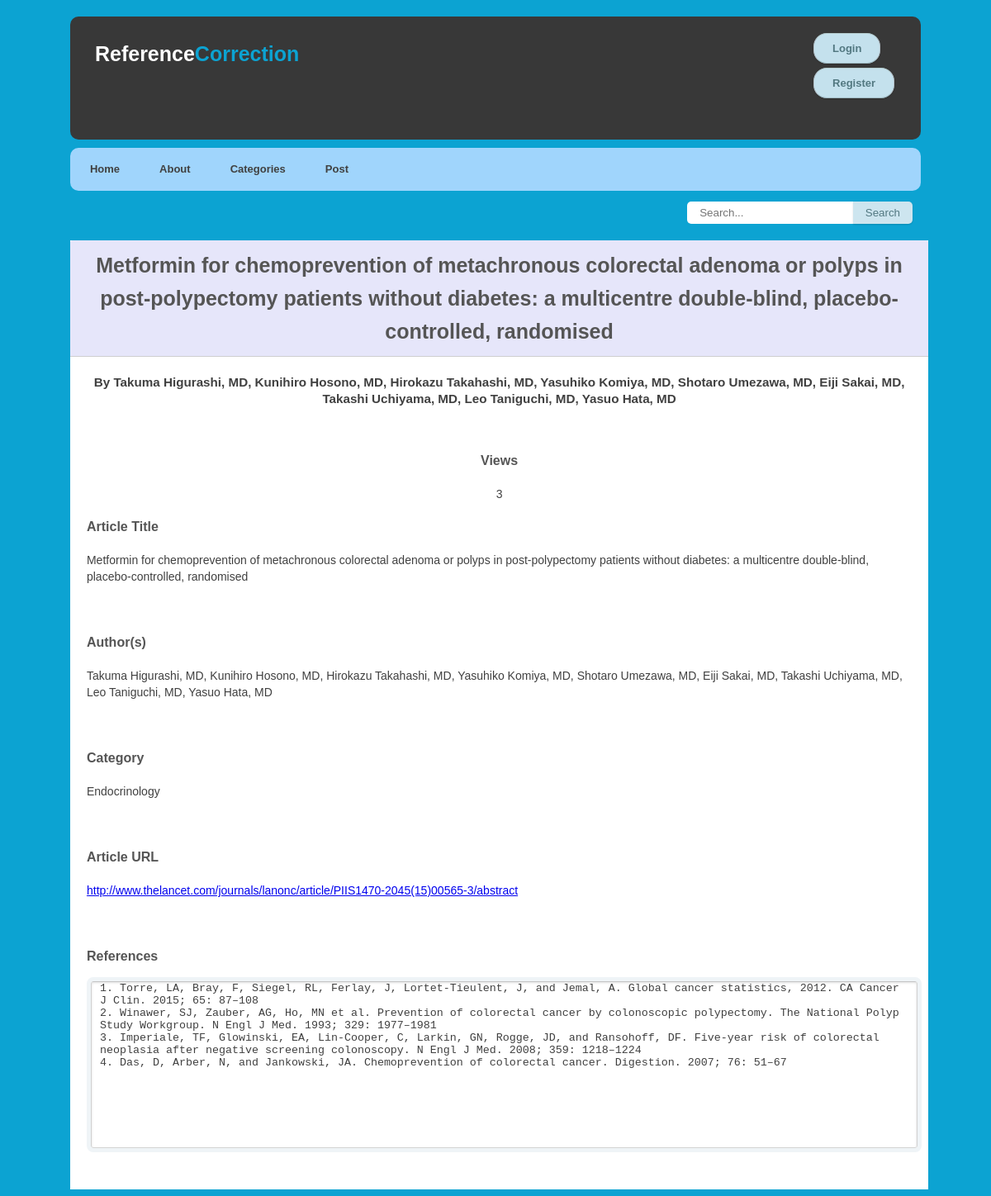
Screenshot of /post.php?id=13 with the database file from the repository.
### tables this page shows
CREATE TABLE `posts` (
  `id` int(11) NOT NULL AUTO_INCREMENT,
  `article_title` text NOT NULL,
  `article_url` text NOT NULL,
  `article_references` int(11) NOT NULL,
  `date` date NOT NULL,
  `views` int(11) NOT NULL DEFAULT '0',
  `category` text NOT NULL,
  `article_author` text NOT NULL,
  `author` int(11) NOT NULL,
  PRIMARY KEY (`id`),
  KEY `posts_ibfk_1` (`author`),
  KEY `posts_reference_id` (`article_references`),
  CONSTRAINT `posts_ibfk_1` FOREIGN KEY (`author`) REFERENCES `users` (`id`),
  CONSTRAINT `posts_reference_id` FOREIGN KEY (`article_references`) REFERENCES `reference` (`id`) ON DELETE CASCADE ON UPDATE CASCADE
);

CREATE TABLE `reference` (
  `id` int(11) NOT NULL AUTO_INCREMENT,
  `reference_text` text NOT NULL,
  `likes` int(11) NOT NULL DEFAULT '0',
  `dislikes` int(11) NOT NULL DEFAULT '0',
  `suggestions` int(11) DEFAULT NULL,
  PRIMARY KEY (`id`),
  KEY `suggestions` (`suggestions`),
  CONSTRAINT `reference_ibfk_1` FOREIGN KEY (`suggestions`) REFERENCES `suggestion_list` (`id`) ON UPDATE CASCADE
);

### post.php (the view, shortened to what this page needs)
<?php
include_once '/include/connection.php';
?>
<!DOCTYPE html>
<html>
<head>
    <link rel="stylesheet" type="text/css" href="/css/index.css">
</head>
<body>
    <div class="container">
        <?php
        include 'header.php';
        if (isset($_GET['id'])) {
            $stmt = $mysqli->prepare("SELECT posts.article_title, posts.article_author, posts.date, posts.category, posts.author, posts.article_references, posts.article_url, posts.views, users.username FROM posts LEFT JOIN users ON posts.author = users.id WHERE posts.id = ? LIMIT 1");
            $stmt->bind_param('i', $_GET['id']);
            $stmt->execute();
            $stmt->store_result();
            $stmt->bind_result($article_title, $article_author, $date, $category, $author_id, $reference_id, $article_url, $views, $author_username);
            $stmt->fetch();
            if($stmt->num_rows != 1)
            {
                echo '<h1>Error: the post does not exist</h1>';
                echo '<h3>Could not display the post. Please refresh the page and try again later.</h3>';
            }
            else
            {
                $sql = "SELECT reference_text FROM reference WHERE id=" . $reference_id . " LIMIT 1";
                $result = mysqli_query($mysqli, $sql);
                $references = mysqli_fetch_assoc($result)['reference_text'];
                echo'
                <div class="display_post">
                    <h1>' . $article_title . '</h1>
                    <h3> By ' . $article_author . '</h3><br>
                    <p class="label" style="text-align:center;">Views</p>
                    <p style="text-align:center;">' . $views . '</p>
                    <p class="label">Article Title</p>
                    <p>' . $article_title . '<p><br>
                    <p class="label">Author(s)</p>
                    <p>' . $article_author . '<p><br>
                    <p class="label">Category</p>
                    <p>' . $category . '<p><br>
                    <p class="label">Article URL</p>
                    <p><a href="' . $article_url . '" target="_blank">' . $article_url . '</a><p><br>
                    <p class="label">References</p>
                    <p><textarea name="post_references" id="post_references" style="resize: none; height:200px; max-height:200px; overflow-y:scroll;">' . $references . '</textarea></p><br>
                </div>';
            }
        }
        ?>
    </div>
</body>
</html>

### css/index.css (style rules this page uses)
body { font: 13px/20px "Lucida Grande", Tahoma, Verdana, sans-serif; background: #0ca3d2; color: #404040; }
.container { width: 87%; margin-left: auto; margin-right: auto; }
.display_post { position: relative; margin:0 auto; margin-top: 20px; padding: 20px 20px 20px; width: 97%; background: white; }
.display_post h1 { padding: 10px; margin:-20px -20px 21px; line-height: 40px; font-size: 25px; font-weight: bold; color:#555; text-align: center; background: #E6E6FA; border-bottom: 1px solid #cfcfcf; border-radius: 3px 3px 0 0; }
.display_post h3 { text-align: center; }
.display_post .label { font-size: 16px; font-weight: bold; color:#555; text-align: left; }
.display_post p { margin: 20px 0 0; font-size: 14px; }
.display_post textarea { margin: 5px; margin-top: 0px; padding: 0 10px; width: 98%; height:38px; color: #404040; background: white; border:1px solid; border-color: #c4c4c4 #d1d1d1 #d4d4d4; border-radius: 3px; outline: 5px solid #eff4f7; box-shadow: inset 0 1px 3px rgba(0, 0, 0, 0.12); }

### rows the page displays
posts: article_title "Metformin for chemoprevention of metachronous colorectal adenoma or polyps in post-polypectomy patients without diabetes: a multicentre double-blind, placebo-controlled, randomised", article_author "Takuma Higurashi, MD, Kunihiro Hosono, MD, Hirokazu Takahashi, MD, Yasuhiko Komiya, MD, Shotaro Umezawa, MD, Eiji Sakai, MD, Takashi Uchiyama, MD, Leo Taniguchi, MD, Yasuo Hata, MD", views "3", category "Endocrinology", article_url "http://www.thelancet.com/journals/lanonc/article/PIIS1470-2045(15)00565-3/abstract"
reference: post_references "1. Torre, LA, Bray, F, Siegel, RL, Ferlay, J, Lortet-Tieulent, J, and Jemal, A. Global cancer statistics, 2012. CA Cancer J Clin. 2015; 65: 87–108 2. Winawer, SJ, Zauber, AG, Ho, MN et al. Prevention of colorectal cancer by colonoscopic polypectomy. The National Polyp Study Workgroup. N Engl J Med. 1993; 329: 1977–1981 3. Imperiale, TF, Glowinski, EA, Lin-Cooper, C, Larkin, GN, Rogge, JD, and Ransohoff, DF. Five-year risk of colorectal neoplasia after negative screening colonoscopy. N Engl J Med. 2008; 359: 1218–1224 4. Das, D, Arber, N, and Jankowski, JA. Chemoprevention of colorectal cancer. Digestion. 2007; 76: 51–67"
